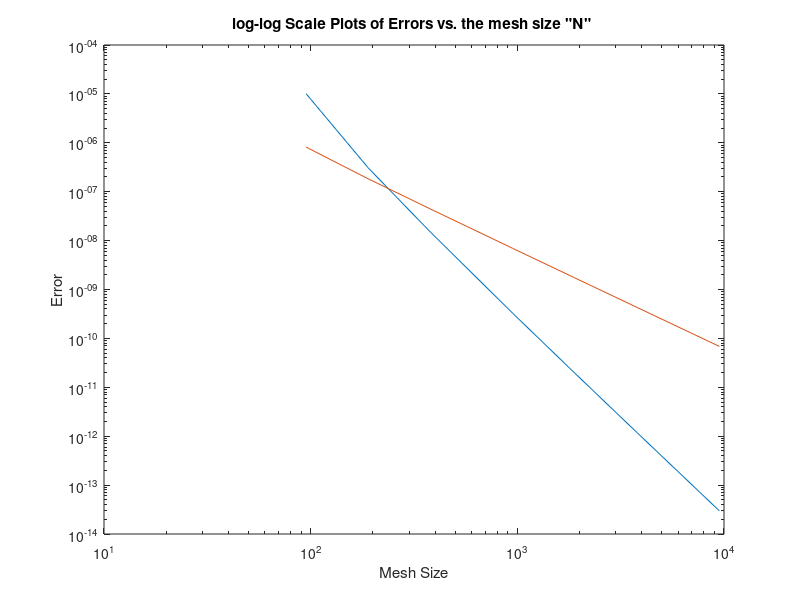
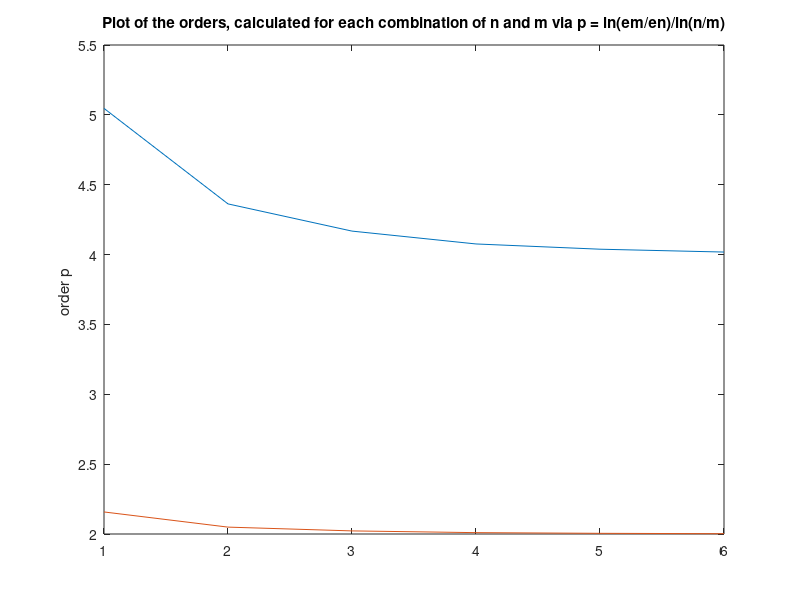

These figures' MATLAB source, in order:
% Dean Katsaros
% Dec. 6, 2016
% Implementing 4th order runge kutta method for the ODE y' = ?5ty^2 + 5/t ?
% 1/t^2 , y(1) = 1 , 1 \leq t \leq T = 20

clc; close all; clear all; 
format long
  
allh = [ 0.2,0.1,0.05,0.02,0.01,0.005,0.002];     % determines number of divisions
errors_RK4 = [];                                % initialize blank vectors for error, orders, etc.
errors_BDF2 = [];                               
p_the_orders_BDF2 = [];                         
p_the_orders_RK4 = [];
mesh_sizes = 19./allh;                      % vector of all mesh_sizes for each h
F_ty = @(t,r) -5*t*r^2 + 5*t^(-1) - t^(-2);   % ODE, exact solution is y(t) = 1/t 
FDeriv = @(t,r) -10*t*r;                    % Derivative of ODE f(t,y)

for i  = 1:length(allh);
    
    h = allh(i);                            % particular h, mesh_size, N/2, etc. 
    N = mesh_sizes(i) ;
    No2 = floor(N/2);
    x = 1:h:20;                              % Mesh of t_i's from 1 to 20            
    y = zeros(1,length(x)); 
    y(1) = 1;                 % initialize, i.e., this is y_1         
    
    for j = 1:(length(x)-1)   
        
        k_1 = F_ty(x(j),y(j));                         % Calculate each K_i
        k_2 = F_ty(x(j)+0.5*h,y(j)+0.5*h*k_1);         % y(j) = y_j, x(j) = t_j
        k_3 = F_ty((x(j)+0.5*h),(y(j)+0.5*h*k_2));
        k_4 = F_ty((x(j)+h),(y(j)+h*k_3));

        y(j+1) = y(j) + (h/6)*(k_1 + 2*k_2 + 2*k_3 + k_4);  % RK4 equation
         
    end
    
    % calculate error via max_{n=N/2 ... N} |y_n - (y(t_n) = t_n^{-1})|
    pot_errors_RK4 = abs(y(No2:end) -x(No2:end).^(-1) );
    errors_RK4 = cat(2, errors_RK4, max(pot_errors_RK4));
    
    % Re - initialize for BDF 2, Backward euler or BDF 1 used to calculate
    % y_2 from y_1 and t_2, Newton's method used to find y_2
    y = zeros(1,length(x));   
    y(1) = 1; 
    r = zeros(1,100);
    r(1) = y(1);
    for l = 2:100;
        r(l) =  r(l-1) -(r(l-1) +  h*F_ty(x(2),r(l-1))-1)/(1+h*FDeriv(x(2),r(l-1)));   
        % Backward Euler formula, solved with newtons method
    end
    y(2) = r(100);
    
    % calculate $y_{k+1}$ using Newtons method, $x^(m+1) = x^m  - 
    % F(t_{k+1},x^m)/F'(t_{k+1},x^m)$, where F(t_k,x) = x
    % + (4/3)*y_{k-1} - (1/3)*y_{k-2} - (2*h/3)*f(t_{k+1},x)
    for k = 3:length(x);
        r = zeros(1,100);
        r(1) = y(k-1);   % r(l) = y_{k}^l for each k, i.e., the lth interation 
        %in newtons method for y_k. Implemented up to k = meshsize(i)
        
        for l = 2:100;
        r(l) = r(l-1)  + ((r(l-1) - (4/3)*y(k-1) + (1/3)*y(k-2) - (2*h/3)*F_ty(x(k),r(l-1)))/((2*h/3)*(-10*x(k-1)*r(l-1)) - 1 ));
        end
        
        % Solution for Newton's method iteration l
        y(k) = r(100);
        
    end
    
    % save all errors via formula as above
    pot_errors_BDF2 = abs(y(No2:end)- x(No2:end).^(-1));
    errors_BDF2 = cat(2, errors_BDF2, max(pot_errors_BDF2));
        
end

% log scale plot for the errors, both on the same plot
figure(1)
loglog( mesh_sizes, errors_RK4); hold on;
loglog(mesh_sizes, errors_BDF2)
title('log-log Scale Plots of Errors vs. the mesh size "N" ');
xlabel('Mesh Size');
ylabel('Error');

% Calculate errors 
order_BDF2 = log(errors_BDF2(1:end-1)./errors_BDF2(2:end))./log(mesh_sizes(2:end)./mesh_sizes(1:end-1));
order_RK4 = log(errors_RK4(1:end-1)./errors_RK4(2:end))./log(mesh_sizes(2:end)./mesh_sizes(1:end-1));

% plot the orders, take the last point of the lot as the order. 
figure(2)
plot( order_RK4 ); hold on;
plot( order_BDF2 );
title('Plot of the orders, calculated for each combination of n and m via p = ln(em/en)/ln(n/m)');
ylabel('order p ');
